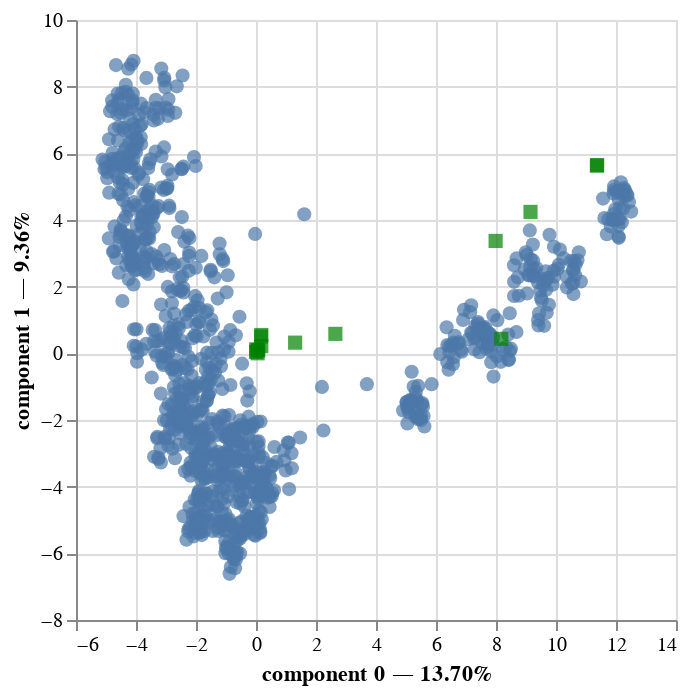

Notebook code for this chart:
### Code cell
famd = prince.FAMD(
    n_components=2,
    n_iter=3,
    copy=True,
    check_input=True,
    engine='sklearn'
)


famd = famd.fit(famd_df)


transformed_data = famd.transform(famd_df)


famd.plot(
    famd_df,
    x_component=0,
    y_component=1
)

### Figure 1 — Vega-Lite specification as saved in the notebook (floating-point values rounded to 4 significant figures; data arrays with more than 128 entries replaced by an {"elided": "..."} marker saying what was removed)
{"config": {"view": {"continuousWidth": 300, "continuousHeight": 300}}, "layer": [{"data": {"name": "data-1234bd5a7752a6fc8cc0fc200891402f"}, "mark": {"type": "circle", "size": 50}, "encoding": {"tooltip": [{"field": "index", "type": "quantitative"}, {"field": "component 0", "type": "quantitative"}, {"field": "component 1", "type": "quantitative"}], "x": {"axis": {"title": "component 0 — 13.70%"}, "field": "component 0", "scale": {"zero": false}, "type": "quantitative"}, "y": {"axis": {"title": "component 1 — 9.36%"}, "field": "component 1", "scale": {"zero": false}, "type": "quantitative"}}, "name": "view_3"}, {"data": {"name": "data-d5e0e559b2efec49f2be868ba982e50d"}, "mark": {"type": "square", "color": "green", "size": 50}, "encoding": {"tooltip": [{"field": "variable", "type": "nominal"}], "x": {"field": "component 0", "scale": {"zero": false}, "type": "quantitative"}, "y": {"field": "component 1", "scale": {"zero": false}, "type": "quantitative"}}}], "params": [{"name": "param_3", "select": {"type": "interval", "encodings": ["x", "y"]}, "bind": "scales", "views": ["view_3"]}], "$schema": "https://vega.github.io/schema/vega-lite/v5.20.1.json", "datasets": {"data-1234bd5a7752a6fc8cc0fc200891402f": {"elided": "973 records"}, "data-d5e0e559b2efec49f2be868ba982e50d": [{"variable": "Fat_Percentage", "component 0": 8.176, "component 1": 0.4356, "label": "Fat_Percentage"}, {"variable": "Water_Intake (liters)", "component 0": 2.646, "component 1": 0.5843, "label": "Water_Intake (liters)"}, {"variable": "BMI", "component 0": 0.002916, "component 1": 0.04145, "label": "BMI"}, {"variable": "Age", "component 0": 0.05387, "component 1": 0.001405, "label": "Age"}, {"variable": "Avg_BPM", "component 0": 0.1768, "component 1": 0.2146, "label": "Avg_BPM"}, {"variable": "Calories_Burned", "component 0": 7.987, "component 1": 3.372, "label": "Calories_Burned"}, {"variable": "Experience_Level", "component 0": 11.37, "component 1": 5.648, "label": "Experience_Level"}, {"variable": "Gender", "component 0": 0.1664, "component 1": 0.5055, "label": "Gender"}, {"variable": "Height (m)", "component 0": 0.1769, "component 1": 0.5498, "label": "Height (m)"}, {"variable": "Max_BPM", "component 0": 0.05319, "component 1": 0.09175, "label": "Max_BPM"}, {"variable": "Resting_BPM", "component 0": 0.009663, "component 1": 0.1199, "label": "Resting_BPM"}, {"variable": "Session_Duration (hours)", "component 0": 11.36, "component 1": 5.63, "label": "Session_Duration (hours)"}, {"variable": "Weight (kg)", "component 0": 1.305, "component 1": 0.321, "label": "Weight (kg)"}, {"variable": "Workout_Frequency (days/week)", "component 0": 9.15, "component 1": 4.243, "label": "Workout_Frequency (days/week)"}, {"variable": "Workout_Type", "component 0": 0.07563, "component 1": 0.0931, "label": "Workout_Type"}]}}
